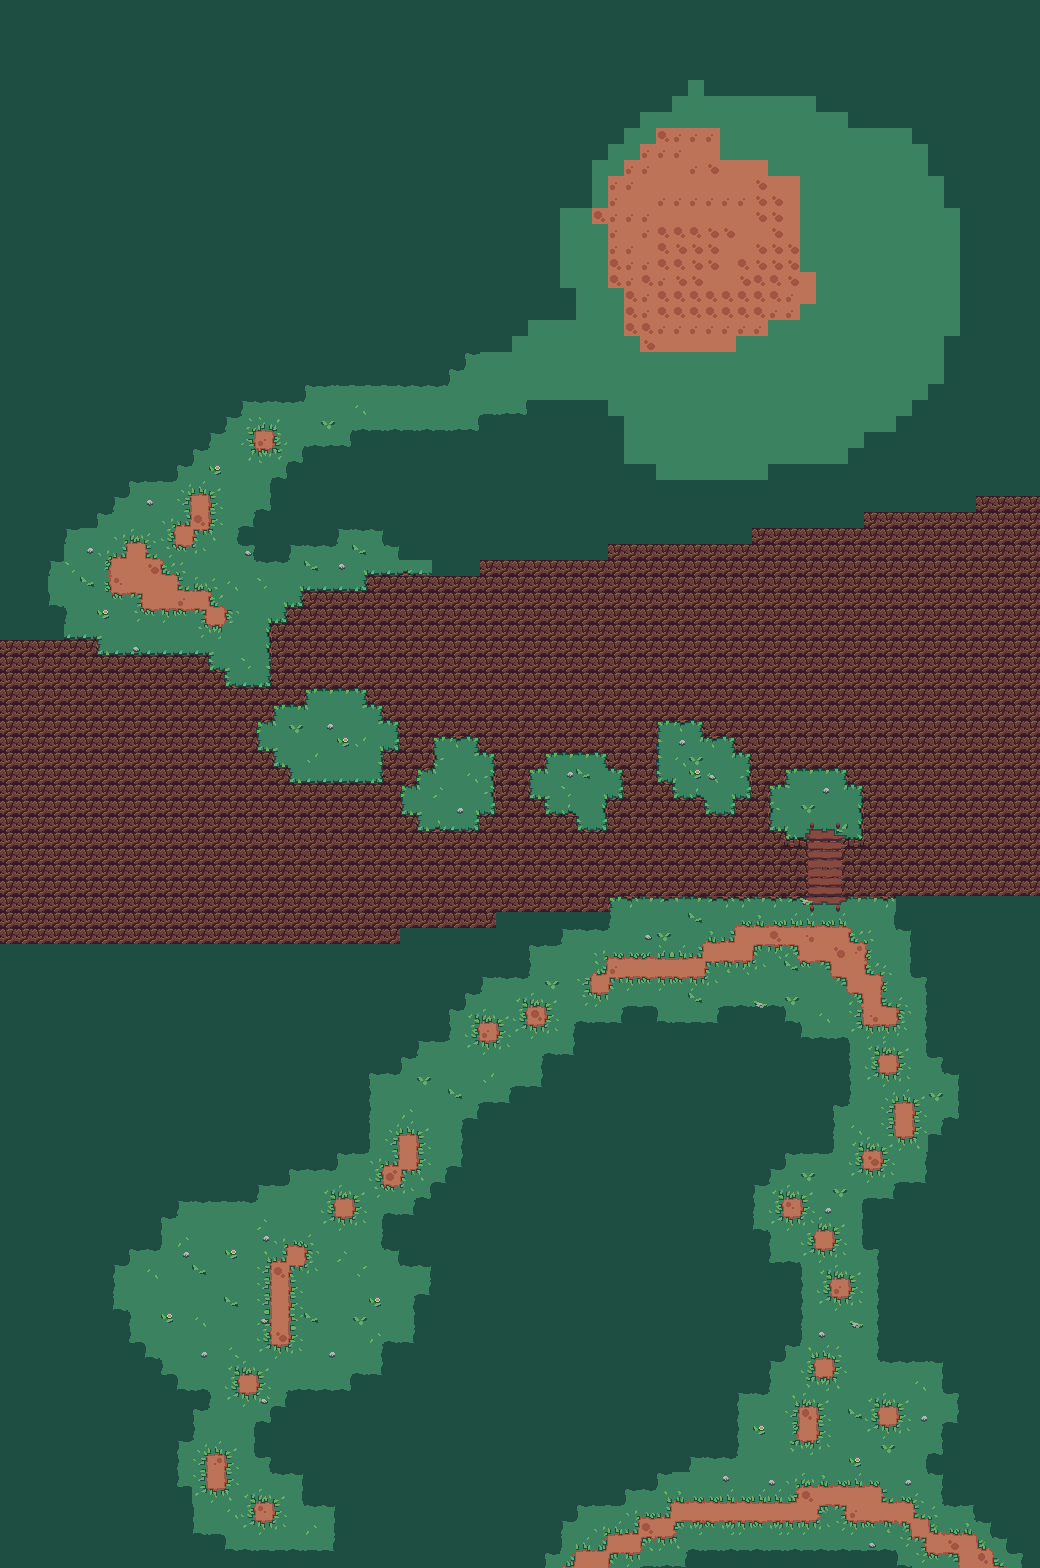

Rendered tile map (Tiled .tmx) drawn with the repository's tilesets; below, a short description and the map source with its tile grids summarised:
An orthogonal 65x98 tile map with 16x16 px tiles, 6 tile layers (Base, Grass Ilands, Platform, Details, ...), 1 hidden layer not drawn.

<map version="1.10" tiledversion="1.10.2" orientation="orthogonal" renderorder="right-down" width="65" height="98" tilewidth="16" tileheight="16" infinite="0" nextlayerid="13" nextobjectid="9">
 <tileset firstgid="1" source="Tileset.tsx" />
 <layer id="1" name="Base" width="65" height="98">
  <data>[6370 cells, 6370 non-empty, 51 distinct tile ids]</data>
 </layer>
 <layer id="10" name="Grass Ilands" width="65" height="98">
  <data>[6370 cells, 188 non-empty, 30 distinct tile ids]</data>
 </layer>
 <layer id="11" name="Platform" width="65" height="98">
  <data>[6370 cells, 30 non-empty, 9 distinct tile ids]</data>
 </layer>
 <layer id="12" name="Details" width="65" height="98">
  <data>[6370 cells, 18 non-empty, 5 distinct tile ids]</data>
 </layer>
 <layer id="8" name="Tile Layer 4" width="65" height="98">
  <data>[6370 cells, 0 non-empty, 0 distinct tile ids]</data>
 </layer>
 <layer id="6" name="Tile Layer 2" width="65" height="98" visible="0">
  <data>[6370 cells, 161 non-empty, 16 distinct tile ids]</data>
 </layer>
 <layer id="9" name="Tile Layer 5" width="65" height="98">
  <data>[6370 cells, 20 non-empty, 19 distinct tile ids]</data>
 </layer>
</map>